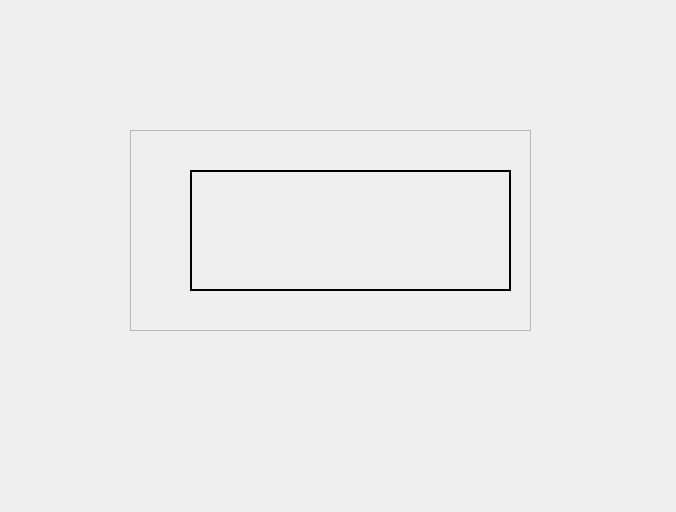
<?xml version="1.0" encoding="UTF-8"?>
<ui version="4.0">
 <class>Form</class>
 <widget class="QWidget" name="Form">
  <property name="geometry">
   <rect>
    <x>0</x>
    <y>0</y>
    <width>676</width>
    <height>512</height>
   </rect>
  </property>
  <property name="windowTitle">
   <string>Form</string>
  </property>
  <property name="styleSheet">
   <string notr="true">QWidget#Form{
border-image: url(:/images/girl.png) 69 124  69 124 round;
border-width: 69 124 69 124;
}
</string>
  </property>
  <widget class="QFrame" name="frame">
   <property name="geometry">
    <rect>
     <x>130</x>
     <y>130</y>
     <width>401</width>
     <height>201</height>
    </rect>
   </property>
   <property name="frameShape">
    <enum>QFrame::StyledPanel</enum>
   </property>
   <property name="frameShadow">
    <enum>QFrame::Plain</enum>
   </property>
   <widget class="QFrame" name="frame_2">
    <property name="geometry">
     <rect>
      <x>60</x>
      <y>40</y>
      <width>321</width>
      <height>121</height>
     </rect>
    </property>
    <property name="styleSheet">
     <string notr="true">border-color: rgb(170, 0, 0);</string>
    </property>
    <property name="frameShape">
     <enum>QFrame::WinPanel</enum>
    </property>
    <property name="frameShadow">
     <enum>QFrame::Plain</enum>
    </property>
   </widget>
  </widget>
 </widget>
 <resources>
  <include location="qt_button.qrc"/>
 </resources>
 <connections/>
</ui>
